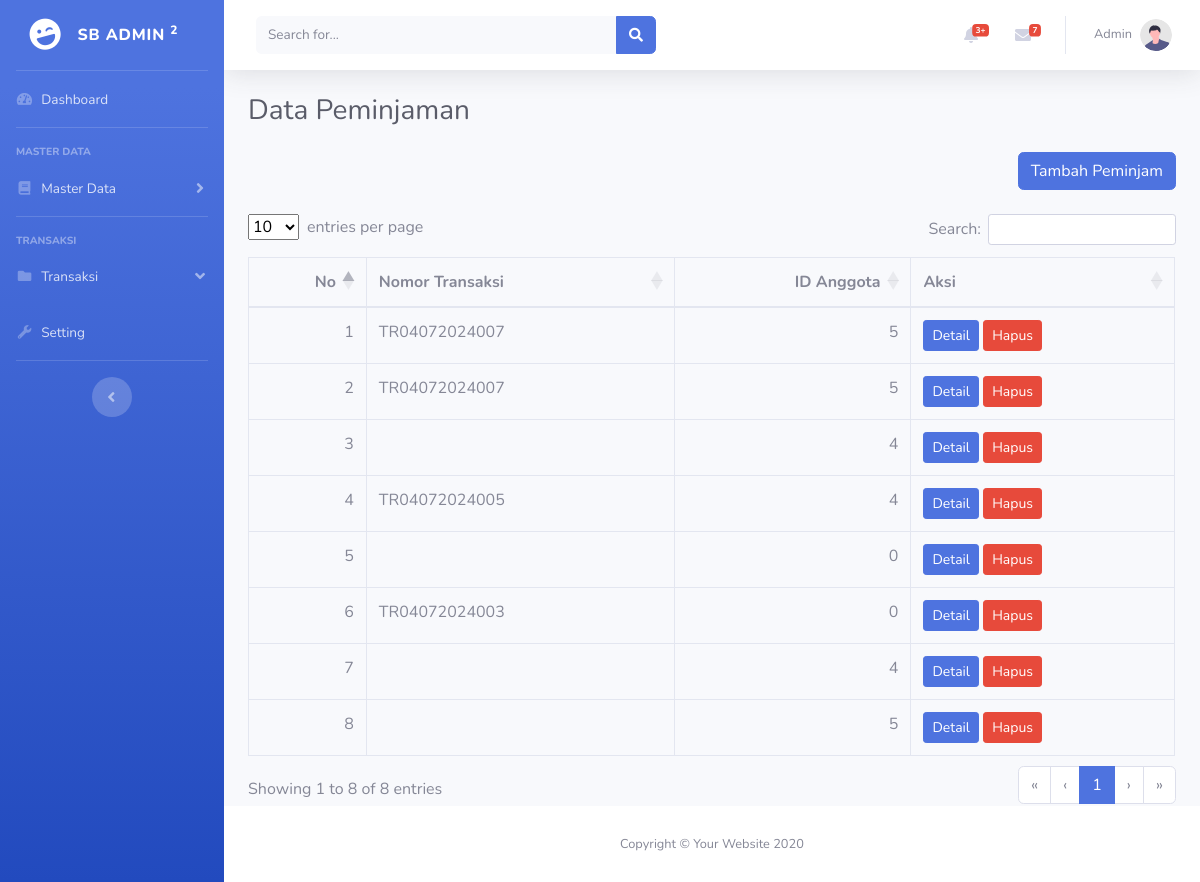
/peminjaman.php (signed in), run on the app's committed database.
### tables this page shows
CREATE TABLE `peminjam` (
  `id` int(11) NOT NULL,
  `id_anggota` int(11) NOT NULL,
  `no_transaksi` varchar(30) NOT NULL,
  `created_at` timestamp NOT NULL DEFAULT current_timestamp(),
  `updated_at` timestamp NOT NULL DEFAULT current_timestamp() ON UPDATE current_timestamp()
);

### peminjaman.php (the view, shortened to what this page needs)
<?php
include 'config/config.php';
$queryPeminjam = mysqli_query($koneksi, "SELECT * FROM peminjam ORDER BY id DESC");
?>
<!DOCTYPE html>
<html lang="en">
<head>
    <?php include 'inc/head.php'; ?>
</head>
<body id="page-top">
    <div id="wrapper">
        <?php include 'inc/sidebar.php'; ?>
        <div id="content-wrapper" class="d-flex flex-column">
            <div id="content">
                <?php include 'inc/navbar.php'; ?>
                <div class="container-fluid">
                    <h1 class="h3 mb-4 text-gray-800">Data Peminjaman</h1>
                    <div align="right">
                        <a href="tambah-peminjaman.php" class="btn btn-primary mb-3">Tambah Peminjam</a>
                    </div>
                    <div class="table-responsive">
                        <table class="table table-bordered" id="datatables">
                            <thead>
                                <tr>
                                    <th>No</th>
                                    <th>Nomor Transaksi</th>
                                    <th>ID Anggota</th>
                                    <th>Aksi</th>
                                </tr>
                            </thead>
                            <tbody>
                                <?php $no = 1;
                                while ($data = mysqli_fetch_assoc($queryPeminjam)) { ?>
                                    <tr>
                                        <td><?php echo $no++ ?> </td>
                                        <td><?php echo $data['no_transaksi'] ?></td>
                                        <td><?php echo $data['id_anggota'] ?></td>
                                        <td>
                                            <a href="tambah-peminjaman.php?detail=<?php echo $data['id'] ?>" class="btn btn-primary btn-sm">Detail</a>
                                            <a onclick="return confirm('Apakah anda yakin akan menghapus data ini??')" href="tambah-peminjaman.php?delete=<?php echo $data['id'] ?>" class="btn btn-danger btn-sm">Hapus</a>
                                        </td>
                                    </tr>
                                <?php } ?>
                            </tbody>
                        </table>
                    </div>
                </div>
            </div>
            <?php include 'inc/footer.php'; ?>
        </div>
    </div>
</body>
</html>

### inc/head.php (shortened to what this page needs)
<link href="assets/admin/vendor/fontawesome-free/css/all.min.css" rel="stylesheet" type="text/css">
<link href="assets/admin/css/sb-admin-2.min.css" rel="stylesheet">
<link rel="stylesheet" href="assets/DataTables/datatables.min.css">

### inc/sidebar.php (shortened to what this page needs)
<ul class="navbar-nav bg-gradient-primary sidebar sidebar-dark accordion" id="accordionSidebar">
    <a class="sidebar-brand d-flex align-items-center justify-content-center" href="index.html">
        <div class="sidebar-brand-icon rotate-n-15">
            <i class="fas fa-laugh-wink"></i>
        </div>
        <div class="sidebar-brand-text mx-3">SB Admin <sup>2</sup></div>
    </a>
    <hr class="sidebar-divider my-0">
    <li class="nav-item">
        <a class="nav-link" href="dashboard.php">
            <i class="fas fa-fw fa-tachometer-alt"></i>
            <span>Dashboard</span></a>
    </li>
    <hr class="sidebar-divider">
    <?php if ($_SESSION['id_level'] == 1 or $_SESSION['id_level'] == 2) : ?>
        <div class="sidebar-heading">
            Master Data
        </div>
        <li class="nav-item">
            <a class="nav-link collapsed" href="#" data-toggle="collapse" data-target="#collapseUtilities" aria-expanded="true" aria-controls="collapseUtilities">
                <i class="fas fa-fw fa-book"></i>
                <span>Master Data</span>
            </a>
        </li>
    <?php endif ?>
    <hr class="sidebar-divider">
    <div class="sidebar-heading">
        Transaksi
    </div>
    <li class="nav-item ">
        <a class="nav-link" href="#" data-toggle="collapse" data-target="#collapsePages" aria-expanded="true" aria-controls="collapsePages">
            <i class="fas fa-fw fa-folder"></i>
            <span>Transaksi</span>
        </a>
    </li>
    <li class="nav-item">
        <a class="nav-link" href="tables.html">
            <i class="fas fa-fw fa-wrench"></i>
            <span>Setting</span></a>
    </li>
    <hr class="sidebar-divider d-none d-md-block">
    <div class="text-center d-none d-md-inline">
        <button class="rounded-circle border-0" id="sidebarToggle"></button>
    </div>
</ul>

### inc/navbar.php (shortened to what this page needs)
<nav class="navbar navbar-expand navbar-light bg-white topbar mb-4 static-top shadow">
    <form class="d-none d-sm-inline-block form-inline mr-auto ml-md-3 my-2 my-md-0 mw-100 navbar-search">
        <div class="input-group">
            <input type="text" class="form-control bg-light border-0 small" placeholder="Search for..." aria-label="Search" aria-describedby="basic-addon2">
            <div class="input-group-append">
                <button class="btn btn-primary" type="button">
                    <i class="fas fa-search fa-sm"></i>
                </button>
            </div>
        </div>
    </form>
    <ul class="navbar-nav ml-auto">
        <li class="nav-item dropdown no-arrow mx-1">
            <a class="nav-link dropdown-toggle" href="#" id="alertsDropdown" role="button" data-toggle="dropdown" aria-haspopup="true" aria-expanded="false">
                <i class="fas fa-bell fa-fw"></i>
                <span class="badge badge-danger badge-counter">3+</span>
            </a>
        </li>
        <li class="nav-item dropdown no-arrow mx-1">
            <a class="nav-link dropdown-toggle" href="#" id="messagesDropdown" role="button" data-toggle="dropdown" aria-haspopup="true" aria-expanded="false">
                <i class="fas fa-envelope fa-fw"></i>
                <span class="badge badge-danger badge-counter">7</span>
            </a>
        </li>
        <li class="nav-item dropdown no-arrow">
            <a class="nav-link dropdown-toggle" href="#" id="userDropdown" role="button" data-toggle="dropdown" aria-haspopup="true" aria-expanded="false">
                <span class="mr-2 d-none d-lg-inline text-gray-600 small"><?php echo $_SESSION['nama'] ?></span>
                <img class="img-profile rounded-circle" src="img/undraw_profile.svg">
            </a>
        </li>
    </ul>
</nav>

### inc/footer.php
<footer class="sticky-footer bg-white">
    <div class="container my-auto">
        <div class="copyright text-center my-auto">
            <span>Copyright &copy; Your Website 2020</span>
        </div>
    </div>
</footer>

### data on the page
peminjam: no_transaksi "TR04072024007", id_anggota "5"
peminjam: no_transaksi "TR04072024007", id_anggota "5"
peminjam: id_anggota "4"
peminjam: no_transaksi "TR04072024005", id_anggota "4"
peminjam: id_anggota "0"
peminjam: no_transaksi "TR04072024003", id_anggota "0"
peminjam: id_anggota "4"
peminjam: id_anggota "5"

### other printed values
$_SESSION['nama'] "Admin"
